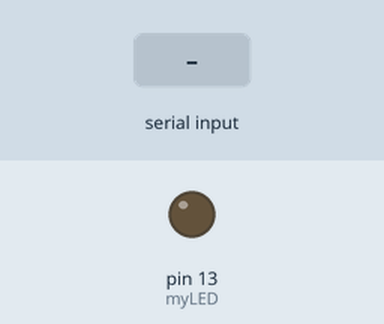
Simulated run of this sketch. Board: Arduino Uno, built with avr-gcc and run on an emulated ATmega328P. Shown: output pins drawn as LEDs (lit = HIGH). The test bench sets the inputs (shaded band).

Above: at 1.2 s.
1.3 s: "1\n" received over Serial
At 2.4 s:
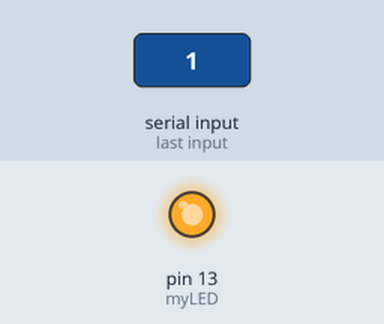
2.8 s: "0\n" received over Serial
At 3.5 s:
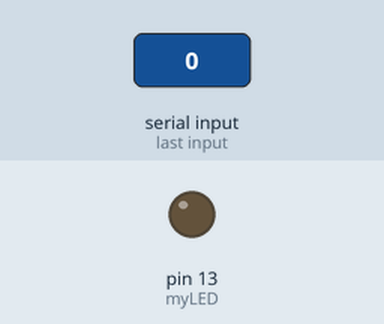
Timing chart, 0 to 5.8 s (numbered marks = the images above; inputs shaded):
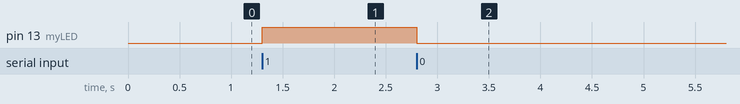

Measured:
- after the input at 1.3 s, pin 13 (myLED): LOW → HIGH at once
- after the input at 2.8 s, pin 13 (myLED): HIGH → LOW at once

The sketch:

LED_on-off_using_Arduino_Uno_and_Bluetooth_JDY-31.ino
```cpp
      ///////// READ CAREFULLY !!!!!!!!!

// MICROCONTROLLER TESTED IS IS ARDUINO UNO R3
// BLUETOOTH MODULE IS JDY-31
// CONNECT THE JDY-31 MODULE (TX , RX PINS ) AFTER UPLOADING THE CODE TO MICROCONTROLLER
// TX OF BLUETOOTH -> RX OF MICROCONTROLLER
// RX OF BLUETOOTH -> TX OF MICROCONTROLLER
// OTHERWISE CODE WILL NOT UPLOAD AS THE SERIAL PORT WILL BE UTILIZED BY JDY-31
// THE DEFAULT PASSWORD OF JDY-31 FOR PAIRING 1234
// USE THE RESPECCTIVE APP ONLY
//           ENJOY !!!

// INITIALIZING THE VARIABLES

char data[2] ;
int myLED = 13;
int check = 0 ;

void setup(){
  Serial.begin(9600);
  pinMode(myLED, OUTPUT);
}
// PROGRAM BY FASIH ULLAH SALEEM
void loop(){
  check = Serial.available();  // RETURNS 1 OR 0
  if(check){

    // Read the incoming DATA
    char incomingData = Serial.read();

    // If the incoming DATA is not a carriage return or newline, process it
    if (incomingData != '\r' && incomingData != '\n') {
      // Store the incoming byte in the data array
      data[0] = incomingData;
      // Null-terminate the string
      data[1] = '\0';

      // Check if the received character is '1' and turn on the LED
      if (data[0] == '1') {
        digitalWrite(myLED, HIGH);
      }
      // Check if the received character is '0' and turn off the LED
      else if (data[0] == '0') {
        digitalWrite(myLED, LOW);
      }
    }
  }
}
```
